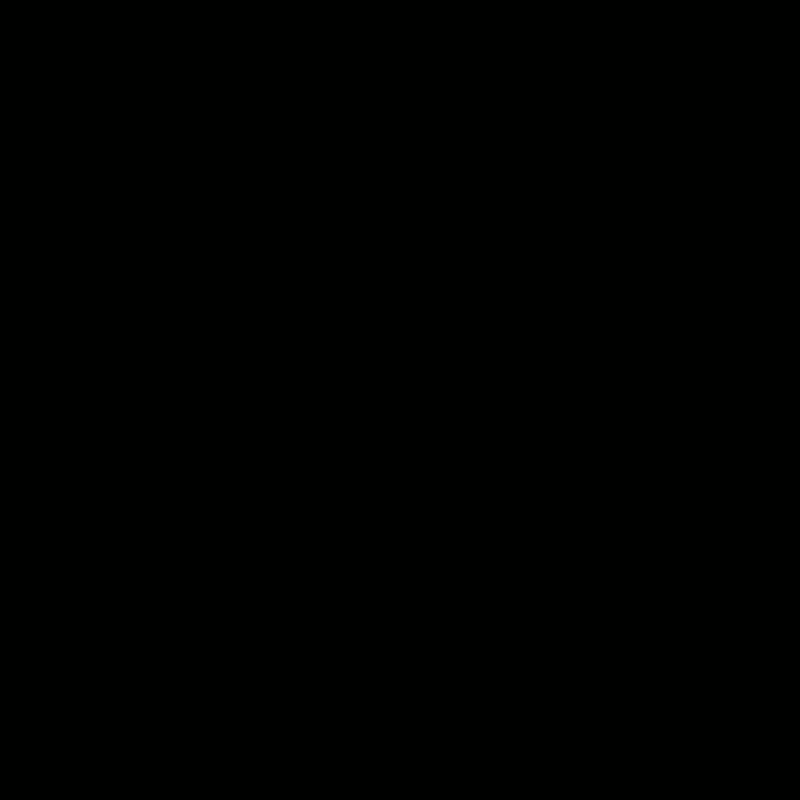
Frame 1 (no input)
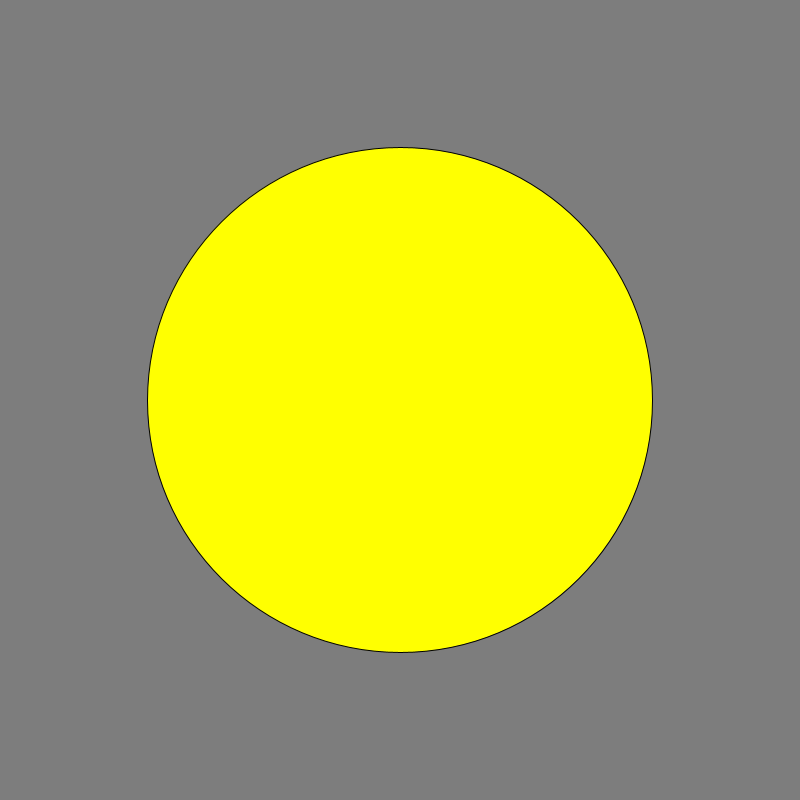
Frame 60 (the mouse pressed at the canvas centre just before this capture)
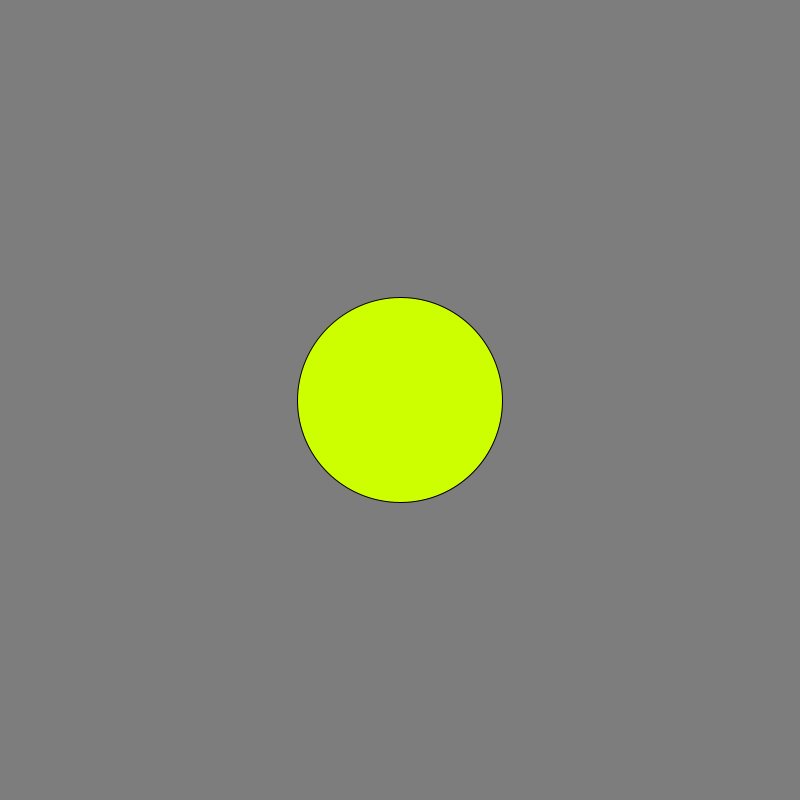
Frame 120 (the mouse held since frame 60 and released just before this capture)

The Processing sketch that drew these frames (run headless with seeded random() and noise(); from frame 60 on, the mouse is pressed at the canvas centre):

// Processing sketch: fact
// ── fact.pde

class secuencia {
  
int num = 30;// numero del factorial
int value;//copia del resultado para manejar la ellipse y sus colores
int A = 800; // limite para pintar la ellipse del factorial
int col=value ; //colores
int col1=value ; 
int col2=value ; 

}

factorial fact;
int term = 90;

void setup() {
  size(800,800);
  //println(compute(num));// mostrar el factorial en consola
 fact = new factorial();
}

void draw (){
  
  background(125);
  fact.display(term);
  
}
// ── factorial.pde

class factorial extends secuencia  {
// funcion para encontrar el factorial de un numero 
int compute (int n) {
  for (int i=n-1;i>=1;i--) {
    
    n=n+i;
    println(n);//pintar todos los resultados anteriores al buscado en consola 
  }
  value = n;
  return n;
}
void display (int term){
  // colores de la ellipse segun sus valores
  if (value<800) {
    col = value-1;
    if (value>600) {
        col = value-1; 
        col1 = col1+1;
    } 
    else 
    { if (value>400) {
   col2 = value -1;
   col1 = col1+1;
    }
    else {
    col = value + value;
    col1 = col1+1;
    }
    }
     fill(col, col1, col2);
  //tamaño de la ellipse segun sus valores
  ellipse(400,400,compute(term),compute(term));
  }
  
  // si los valores no pueden ser representados en pantalla 
  else { if(A>=-798 && A<=800) A = A-5;
          else {
           A= A+1600;
         }
     fill(A, value, col1);
    ellipse(400,400,A,A);
}
  
  
  
}}
